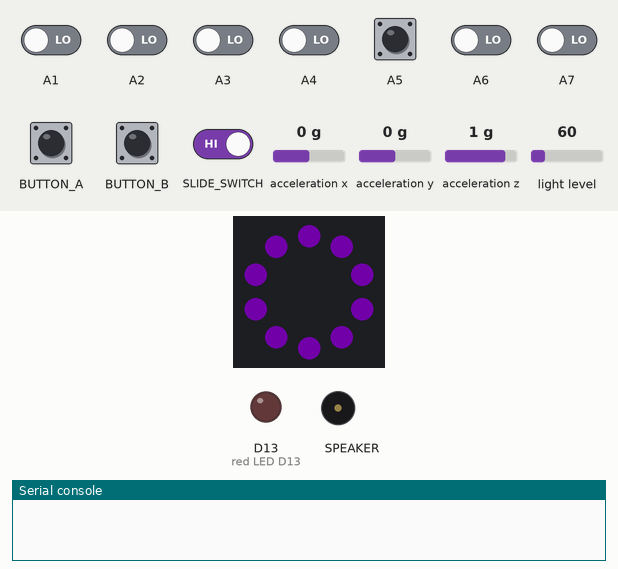
This program was run on a simulated Circuit Playground running CircuitPython. Parts: the board's ring of 10 RGB LEDs (number 0 left of the top, counting anticlockwise), output pins drawn as LEDs (lit = HIGH), buzzer (waves = sounding), the last lines printed to the serial console. The inputs (shaded band) are chosen by the test bench; at power-on: A1–7 LOW, acceleration x 0 g, acceleration y 0 g, acceleration z 1 g, light level 60. Dim RGB values are drawn brighter than linear; random numbers come from a fixed seed; touch pads read as touched when driven HIGH; audio playback is drawn as a buzzer.

Above: at 2.25 s.
2.3 s: button A pressed for 0.15 s
At 3.0 s:
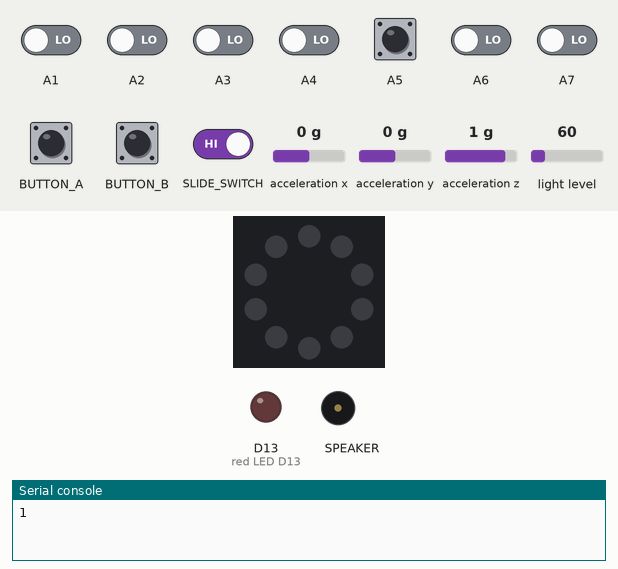
3.9 s: A5 pulled HIGH for 0.15 s
At 3.97 s:
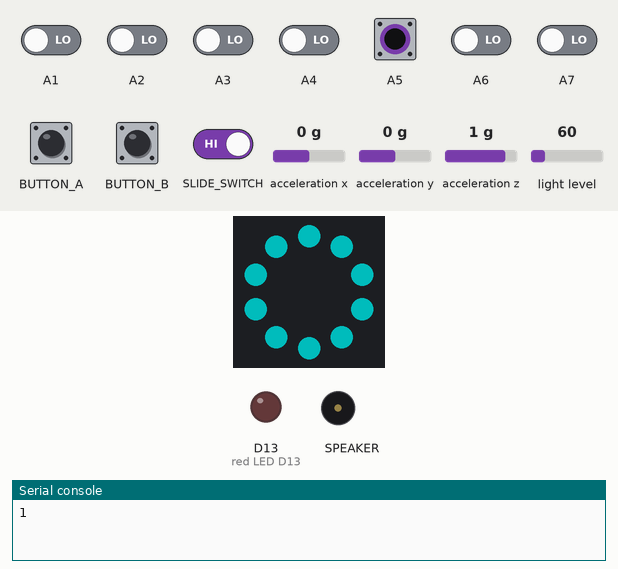
5.5 s: button B pressed for 0.15 s
At 6.1 s:
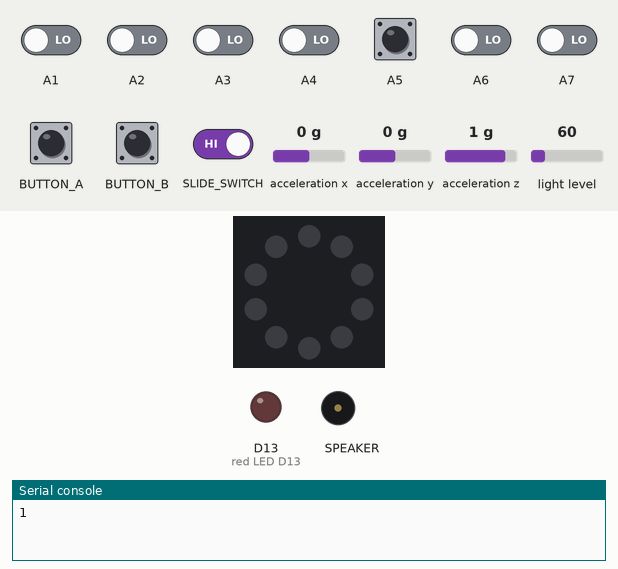
7.1 s: button A pressed for 1 s
At 7.9 s:
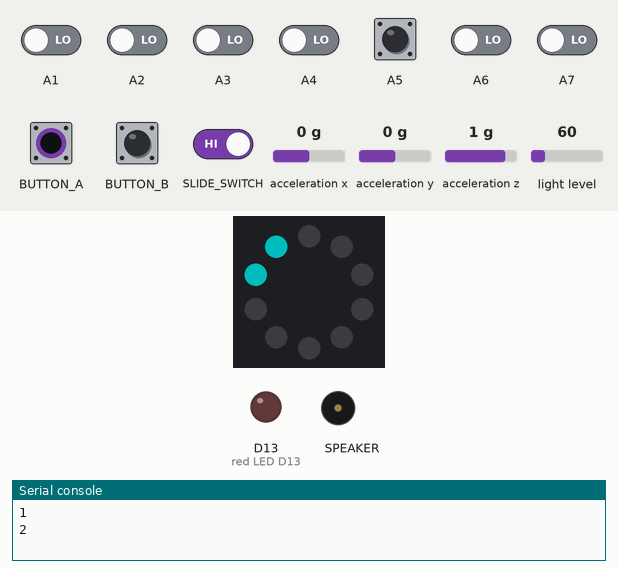
9.6 s: button B pressed for 1 s
At 10.0 s:
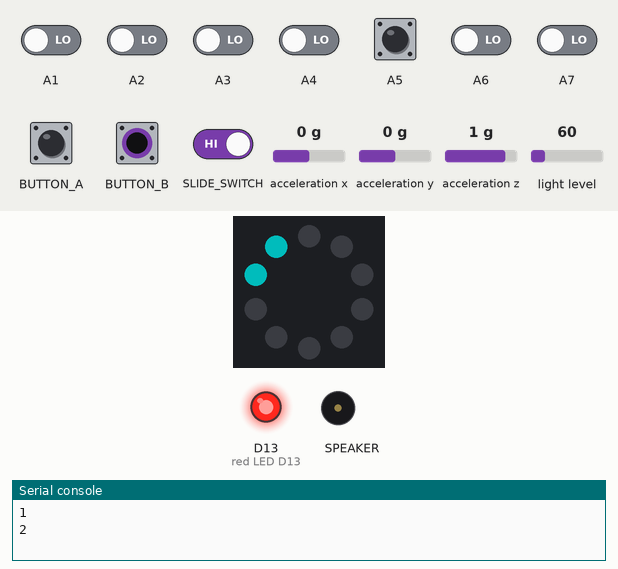
12.1 s: button A pressed for 0.15 s
At 13.4 s:
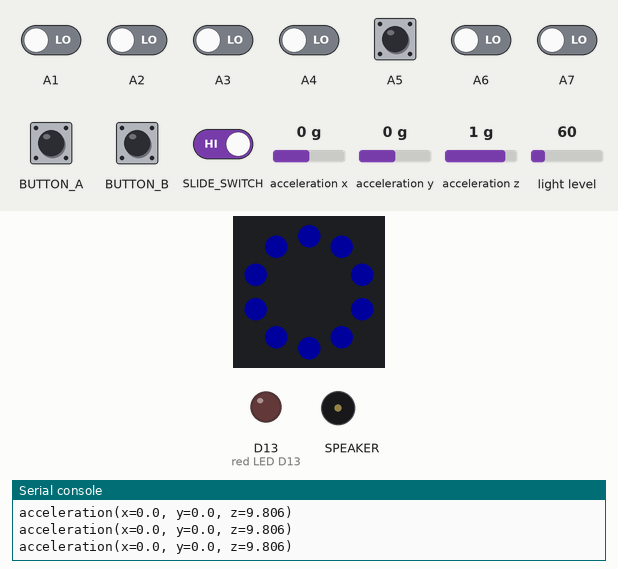
Timing chart, 0 to 14.7 s (numbered marks = the images above; inputs shaded):
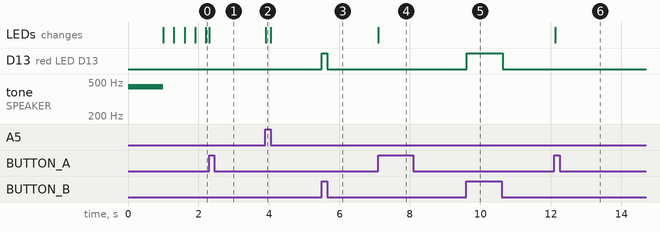

The program:

code.py
```python
# (licence header left out)
"""
PyCon 2023 Circuit Playground Express Demo

This demo plays a random one of three wav files on startup, and begins with the NeoPixel LED
rainbow color cycle.

Features:
* The slide-switch enables or disables audio playback in the touchpad demo. If the switch is to the
  right, audio playback is enabled. If the switch is to the left, audio playback is disabled.
* Pressing Button B turns on the little red LED.
* Pressing button A or B cycles between four different modes:
  Mode 0: NeoPixel LED rainbow color cycle.
  Mode 1: Touchpad, NeoPixel LED, and audio (based on the slide-switch) demo. The slide-switch
          should be to the right to enable audio playback on the touchpads. Touch each of the seven
          touchpads to light up the NeoPixels a different color, and if audio playback is enabled,
          play a different sound.
  Mode 2: NeoPixel light meter demo. Shine a light (such as from your mobile) on the CPB to see the
          number of LEDs lit up increase as the light gets brighter.
  Mode 3: NeoPixel LED and acceleration demo. Lights up the NeoPixel LEDs based on the acceleration
          values from the accelerometer. Rotate the board across the x, y and z axes to see the
          colors change. Shake the board vigorously to see the brightness increase.

Notes:
* The Circuit Playground Express is upright when the USB cable is towards the top! If you hold
  the board by the USB cable, it will be upside down, meaning buttons A and B and the slide-switch
  position will be swapped. Button B will be on the left, and button A will be on the right. The
  slide-switch will enable audio playback when to the left, and disable it when to the right. To
  avoid this, please hold the board with the USB pointing upwards. The documentation above and in
  the code assumes the board is upright.
* This demo was written with beginners in mind. There is a far more concise way to do much of what
  is done in this example. It is kept long-form in the interest of readability and ease of use.
* `auto_write` is a keyword argument associated with `pixels`. When enabled, you can simply write
  NeoPixel LED code, and the LEDs will update immediately. If `auto_write` is disabled, it means
  you must explicitly call `pixels.show()` after your LED code to get the LEDs to update.
"""
import time
import random
from rainbowio import colorwheel
from adafruit_circuitplayground import cp

# Set the NeoPixel LED brightness. Defaults to 30%. Must be a number between 0 and 1.0, where
# 1.0 is maximum brightness, and 0 is off. You can change this value to increase or decrease it.
cp.pixels.brightness = 0.3

# Determines the speed of the rainbow cycle in mode 0. Defaults to 0.005. To increase the speed,
# decrease this value from the current number with a minimum of 0. To decrease the speed, increase
# this value. It is the time in seconds the code pauses between each color.
rainbow_cycle_speed = 0.005

# Play a random wav file from the list on startup.
startup_sound = ("audio/ring.wav", "audio/space.wav", "audio/think.wav")
cp.play_file(startup_sound[random.randrange(3)])


def scale_range(value):
    """Scale a value from 0-320 (light range) to 0-9 (NeoPixel range, 10 total LEDs).
    Allows remapping light value to pixel position for light meter demo."""
    return round(value / 320 * 10)


# Color values for touchpad demo.
RED = (255, 0, 0)
ORANGE = (255, 40, 0)
YELLOW = (255, 150, 0)
GREEN = (0, 255, 0)
CYAN = (0, 255, 255)
BLUE = (0, 0, 255)
PURPLE = (180, 0, 255)

# Set up colors and wav file for the touchpad demo.
touch_colors = (RED, ORANGE, YELLOW, GREEN, CYAN, BLUE, PURPLE)
touch_wav_files = ("audio/1.wav", "audio/2.wav", "audio/3.wav", "audio/4.wav",
                   "audio/5.wav", "audio/6.wav", "audio/7.wav")

MODE = 0  # Set initial mode to 0.
color_index = 0  # Set initial color_index to 0.
button_a_previous_value = False  # Initialise button A status tracking.
button_b_previous_value = False  # Initialise button B status tracking.
while True:
    # Press button A to cycle between four different modes (0-3).
    # Press button B to turn on the little red LED.
    if cp.button_a != button_a_previous_value and cp.button_a is True:  # If button A is pressed...
        MODE += 1  # ...increase the mode by 1.
        if MODE > 3:  # If the mode is greater than 3...
            MODE = 0  # ...set the mode back to 0.
        print(MODE)  # Uncomment this to print the mode number to the serial console.
    if cp.button_b != button_b_previous_value:  # If button B is pressed...
        cp.red_led = cp.button_b  # ...turn the little red LED on. When released, turn the LED off.
    button_a_previous_value = cp.button_a  # Update button A status tracking.
    button_b_previous_value = cp.button_b  # Update button B status tracking.

    # The slide-switch controls whether wav audio playback in the touchpad mode is enabled.
    # The switch returns False when to the right, and True when to the left.
    # If the switch is to the right, enable wav playback in the touchpad demo.
    WAV_PLAYBACK = not cp.switch

    if MODE == 0:
        # Rainbow demo.
        color_index = (color_index + 1) % 255  # Make color index cycle from 0 to 255, and repeat.
        cp.pixels.fill(colorwheel(color_index))  # Use the entire colorwheel to light up the LEDs.
        time.sleep(rainbow_cycle_speed)  # A delay to slow down or speed up the color cycle.

    elif MODE == 1:
        # Touchpad demo.
        cp.pixels.auto_write = True  # Enable auto_write for the touchpad demo.
        # Read the state of the available touchpads.
        touch_pads = (cp.touch_A1, cp.touch_A2, cp.touch_A3, cp.touch_A4,
                      cp.touch_A5, cp.touch_A6, cp.touch_TX)
        for pad_index in range(7):  # There are seven options for each part of the demo.
            if touch_pads[pad_index]:  # If a pad is touched...
                cp.pixels.fill(touch_colors[pad_index])  # ...fill the LEDs with the proper color.
                if WAV_PLAYBACK:  # If audio playback is enabled...
                    cp.play_file(touch_wav_files[pad_index])  # ...play the proper wav file.
        if not any(touch_pads):  # If no pads are touched...
            cp.pixels.fill((0, 0, 0))  # ...turn off the LEDs.

    elif MODE == 2:
        # NeoPixel LED Light Meter demo.
        cp.pixels.auto_write = False  # Disable auto_write for the light meter demo.
        cp.pixels.fill((0, 0, 0))  # Turn off all the pixels.
        peak = scale_range(cp.light)  # Use scale_range to map the light values to LED numbers.
        for pixel in range(peak):  # Loop over integers from 0 to `peak`.
            cp.pixels[pixel] = (0, 255, 255)  # This sets pixel 0 through `peak` to cyan.
        cp.pixels.show()  # Called because auto_write is disabled.
        time.sleep(0.05)

    elif MODE == 3:
        # NeoPixel LED Acceleration demo.
        cp.pixels.auto_write = True  # Enable auto_write for the acceleration demo.
        acceleration = cp.acceleration  # To avoid reading the sensor data twice.
        # Red, green, blue values generated from the x, y, z acceleration values multiplied by 10.
        r, g, b = [abs(int(value * 10)) for value in acceleration]
        print(acceleration)  # Print the raw acceleration values.
        cp.pixels.fill((r, g, b))  # Light up the NeoPixels based on the acceleration values.
```

Measured:
- after the input at 3.9 s, the LEDs: change at once (image 2)
- after the input at 5.5 s, D13 (red LED D13): LOW → HIGH at once, → LOW 0.15 s later
- after the input at 7.1 s, the LEDs: change at once (image 4)
- after the input at 9.6 s, D13 (red LED D13): LOW → HIGH at once, → LOW 1.0 s later
- after the input at 12.1 s, the LEDs: change at once (image 6)
